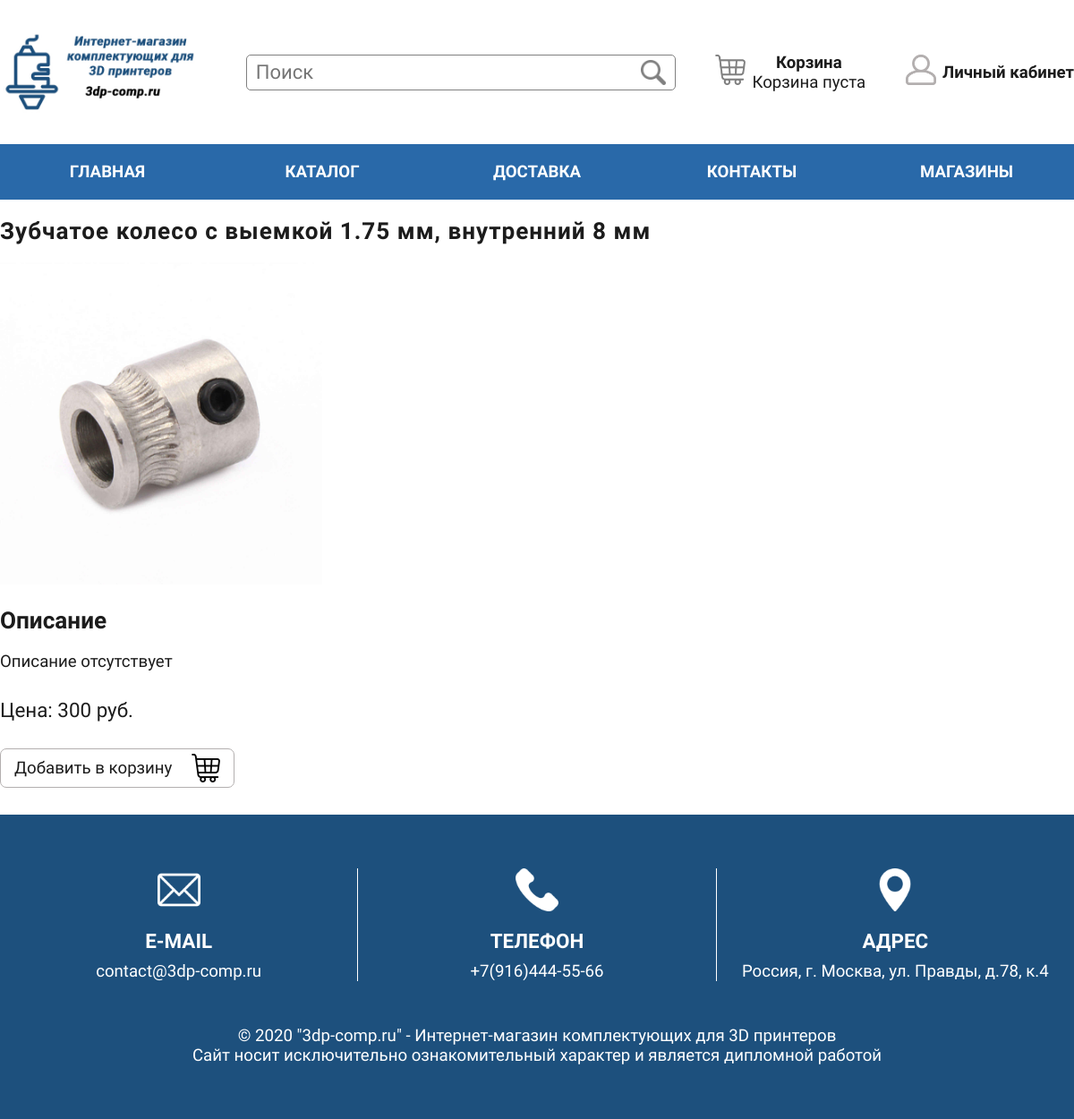
The app's page /item/13 with its own data.
### tables this page shows
CREATE TABLE `items` (
  `id` int(11) NOT NULL,
  `category_id` int(11) NOT NULL,
  `title` varchar(64) NOT NULL,
  `description` varchar(2048) NOT NULL DEFAULT 'Описание отсутствует',
  `image` varchar(128) NOT NULL
);

### core/db.php (called while the page is built, shortened)
<?php
    $dbLink = mysqli_connect(DB_HOSTNAME, DB_USERNAME, DB_PASSWORD, DB_NAME);
    mysqli_query($dbLink, "SET NAMES UTF8");
    function getItemByID($item_id) {
        global $dbLink;
        $item = [];
        $query = sprintf("SELECT * FROM items WHERE id = '%d'", $item_id);
        $result = mysqli_query($dbLink, $query);
        if(mysqli_num_rows($result)) {
            while($row = mysqli_fetch_assoc($result)) {
                $query = sprintf("SELECT * FROM item_price WHERE item_id = '%d'", $item_id);
                $result2 = mysqli_query($dbLink, $query);
                while($row2 = mysqli_fetch_assoc($result2)) array_push($item, $row + $row2);
            }
            return $item[0];
        }
        else return false;
    }
?>

### templates/item/index.php (the view, shortened to what this page needs)
<?php
    $item = getItemByID($param);
?>
<h1 class="block-title"><?=$item["title"]?></h1>
<div class="item">
    <div class="image">
        <img src="/uploads/items/<?=$item["image"]?>" alt="">
    </div>
    <div class="description-title">Описание</div>
    <div class="description">
        <pre><?=$item["description"]?></pre>
    </div>
    <div class="price">
        Цена:
        <?php if($item["old_price"] != 0): ?>
            <span class="old-price"><?=$item["old_price"]?></span>
            <span class="new-price"><?=$item["price"]?></span> руб.
        <?php else: ?>
            <span><?=$item["price"]?> руб.</span>
        <?php endif; ?>
    </div>
    <a class="add-to-cart" id="add-to-cart" data-item-id="<?=$item["id"]?>"  title="Добавить в корзину">
        Добавить в корзину
        <img src="/uploads/system/cart_black.png">
    </div>
</div>

### index.php (shortened to what this page needs)
<?php
    require_once __DIR__."/core/db.php";
    $routes = require_once __DIR__."/core/routes.php";
    $requestURL = substr($_SERVER['REQUEST_URI'], 1);
    foreach($routes as $route) {
        if(preg_match($route["path"], $requestURL, $matches)) {
            $param = "";
            $pathInfo = pathinfo($requestURL);
            if(isset($pathInfo["dirname"]) && $pathInfo["dirname"] !== "." && $pathInfo["dirname"] !== $pathInfo["filename"]) {
                $pos = strpos($pathInfo["filename"], "?");
                if($pos !== false) $param = substr($pathInfo["filename"], 0, $pos);
                else $param = $pathInfo["filename"];
            }
            renderPage($route["template"], $route["action"], $param, $route["title"]);
            break;
        }
    }
    exit;
    function renderPage($template, $action, $param, $title = "") {
        $template = __DIR__."/templates/".$template."/".$action.".php";
        if(file_exists($template)) {
            require_once $template;
            $mainTemplate = __DIR__."/templates/.main/index.php";
            if(file_exists($mainTemplate)) require_once $mainTemplate;
            else die("Error: Main template not found");
        }
        else die("Error: Template or action not found");
    }
    function loadModule($module) {
        $dir = __DIR__."/modules/".$module."/index.php";
        if(file_exists($dir)) require_once $dir;
        else die("Error: Module \"".$module."\" on path \"".$dir."\" not found");
    }
?>

### templates/.main/style.css (style rules this page uses)
* { padding:0;margin:0;font-family:'Roboto Condensed',sans-serif;font-size:14pt;color:#1C1C1C }
a,a:active,a:hover { text-decoration:none;color:inherit }
.block-title { font-size:1.4em;letter-spacing:1px;margin-top:20px;margin-bottom:20px }
.item { display:flex;flex-direction:column }
.item .image { width:360px }
.item .image img { width:100% }
.item .description-title { font-size:1.4em;font-weight:bold;margin:20px 0 }
.item .description { font-size:1.2em }
.item .price { margin:30px 0;font-size:1.2em }
.item .price span { font-size:inherit }
.item .add-to-cart { border:1px solid #b3afaf;border-radius:7px;padding:5px 15px;width:230px;display:flex;justify-content:space-between;align-items:center;transition:.5s;margin-bottom:30px }
.item .add-to-cart img { width:32px }
footer * { color:#fff }

### records on screen
items: title "Зубчатое колесо с выемкой 1.75 мм, внутренний 8 мм", image (picture), description "Описание отсутствует"

### other values on screen
$item["price"] "300"
